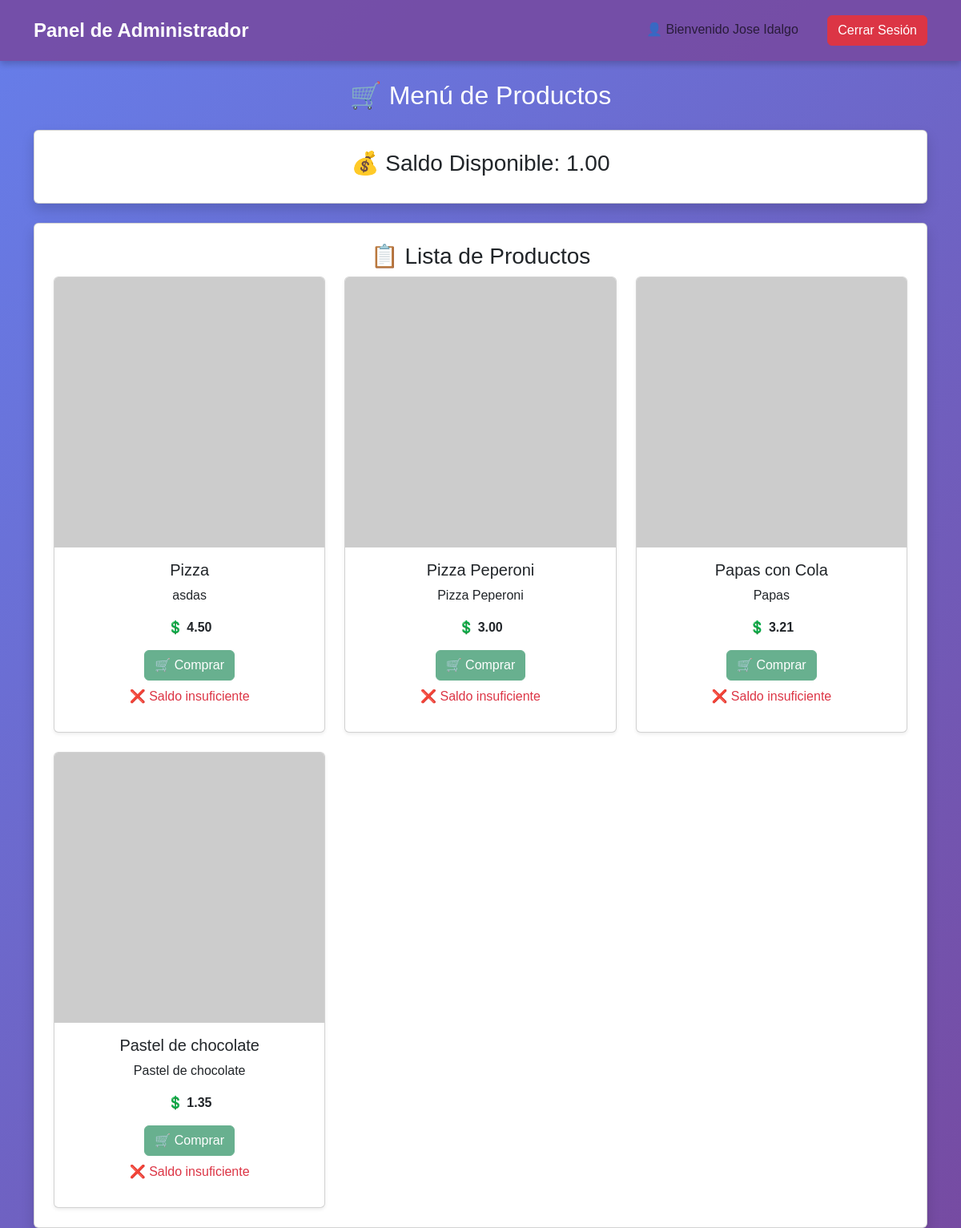
Screenshot of /dashboard/usuarios/ (signed in) with the database file from the repository.
### api/models.py (models this page shows, shortened)
class Usuario(AbstractBaseUser, PermissionsMixin):
    email = models.EmailField(unique=True, verbose_name=_("Correo Electrónico"))
    first_name = models.CharField(max_length=30, verbose_name=_("Nombre"), blank=True, null=True)
    last_name = models.CharField(max_length=30, verbose_name=_("Apellido"), blank=True, null=True)
    saldo = models.DecimalField(max_digits=10, decimal_places=2, default=0, verbose_name=_("Saldo Disponible"))
    is_active = models.BooleanField(default=True, verbose_name=_("Activo"))
    is_staff = models.BooleanField(default=False, verbose_name=_("Miembro del personal"))
    date_joined = models.DateTimeField(default=timezone.now, verbose_name=_("Fecha de Registro"))
    last_login = models.DateTimeField(blank=True, null=True, verbose_name=_("Último Acceso"))
    groups = models.ManyToManyField(
        "auth.Group",
        related_name="usuarios_personalizados",
        blank=True,
        verbose_name=_("Grupos"),
    )
    user_permissions = models.ManyToManyField(
        "auth.Permission",
        related_name="usuarios_personalizados",
        blank=True,
        verbose_name=_("Permisos de Usuario"),
    )
    USERNAME_FIELD = "email"
    REQUIRED_FIELDS = ["first_name", "last_name"]
    objects = UsuarioManager()

class Menu(models.Model):
    nombre_plato = models.CharField(max_length=100, verbose_name=_("Nombre del Plato"))
    descripcion = models.TextField(verbose_name=_("Descripción"))
    precio = models.DecimalField(max_digits=10, decimal_places=2, verbose_name=_("Precio"))
    cantidad_disponible = models.IntegerField(default=0, verbose_name=_("Cantidad Disponible"))
    recomendado = models.BooleanField(default=False, verbose_name=_("Recomendado"))
    imagen = models.URLField(blank=True, null=True, verbose_name=_("Imagen del Plato"))

### webapp/views.py (the view)
# urls.py: path('dashboard/usuarios/', webapp_views.view_dashboard_usuarios, name='dashboard_usuarios'),
@login_required
def view_dashboard_usuarios(request):
    usuario = request.user
    nombre_usuario = f'{str(usuario.first_name)} {str(usuario.last_name)}'
    saldo = usuario.saldo
    productos = Menu.objects.all()
    return render(request, "webapp/dashboard_usuarios/cliente.html", {
        "saldo": saldo,
        "productos": productos,
        "nombre_usuario": nombre_usuario,
    })

### webapp/templates/webapp/dashboard_usuarios/cliente.html (shortened to what this page needs)
{% extends 'cabezal.html' %}
{% block secciones_pagina_web_staff %}
    <span class="navbar-text me-3">👤 Bienvenido {{ nombre_usuario }}</span>
{% endblock %}
{% block contenido_pagina %}
    <div class="container mt-4">
        <h2 class="text-center mb-4">🛒 Menú de Productos</h2>
        <div class="card p-4 mb-4 shadow text-center">
            <h3>💰 Saldo Disponible: <span id="saldo">{{ saldo }}</span></h3>
        </div>
        <div class="card p-4 shadow">
            <h3 class="text-center">📋 Lista de Productos</h3>
            <div class="row row-cols-1 row-cols-md-3 g-4">
                {% for producto in productos %}
                    <div class="col">
                        <div class="card h-100 shadow-sm">
                            <img src="{{ producto.imagen }}" class="card-img-top img-fluid"
                                 alt="{{ producto.nombre_plato }}"
                                 onerror="this.onerror=null; this.src='https://via.placeholder.com/150?text=Sin+Imagen';">
                            <div class="card-body text-center">
                                <h5 class="card-title">{{ producto.nombre_plato }}</h5>
                                <p class="card-text">{{ producto.descripcion }}</p>
                                <p class="fw-bold">💲 <span class="precio">{{ producto.precio|floatformat:2 }}</span></p>
                                <button class="btn btn-success btn-comprar"
                                        data-id="{{ producto.id }}"
                                        data-precio="{{ producto.precio }}"
                                        data-nombre="{{ producto.nombre_plato }}">
                                    🛒 Comprar
                                </button>
                                <p class="text-danger mensaje-error mt-2 d-none">❌ Saldo insuficiente</p>
                            </div>
                        </div>
                    </div>
                {% empty %}
                    <p class="text-center text-muted">No hay productos disponibles en este momento.</p>
                {% endfor %}
            </div>
        </div>
    </div>
{% endblock %}

### webapp/static/webapp/css/styles_dashboard_admin.css (style rules this page uses)
* { margin: 0; padding: 0; box-sizing: border-box; font-family: 'Poppins', sans-serif; }
body { background: linear-gradient(135deg, #667eea, #764ba2); color: #fff; min-height: 100vh; display: flex; flex-direction: column; }

### rows the page displays
Usuario: saldo "1.00"
Menu: nombre_plato "Pizza", descripcion "asdas", precio "4.50"
Menu: nombre_plato "Pizza Peperoni", descripcion "Pizza Peperoni", precio "3.00"
Menu: nombre_plato "Papas con Cola", descripcion "Papas", precio "3.21"
Menu: nombre_plato "Pastel de chocolate", descripcion "Pastel de chocolate", precio "1.35"

### other values shown
{{ nombre_usuario }} "Jose Idalgo"
